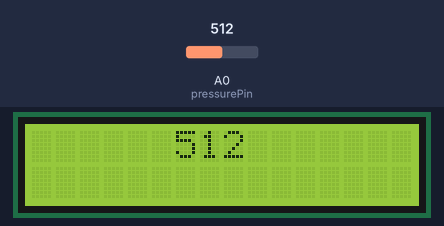
The sketch below on a simulated Arduino Uno, built with avr-gcc and run on an emulated ATmega328P. Parts: 16×2 character LCD. The test bench sets the inputs (shaded band); at power-on: A0 (pressurePin) = 512.

Above: at 1.2 s.
1.3 s: A0 (pressurePin) set to 716
At 2.5 s:
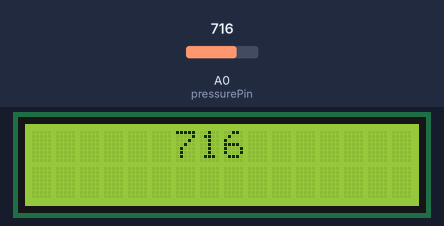
2.9 s: A0 (pressurePin) set to 900
At 4.1 s:
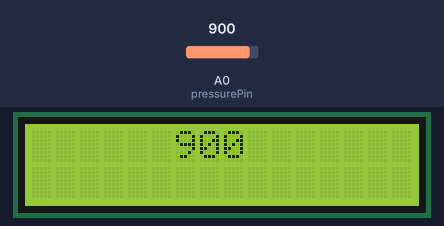
4.4 s: A0 (pressurePin) set to 1023
At 5.6 s:
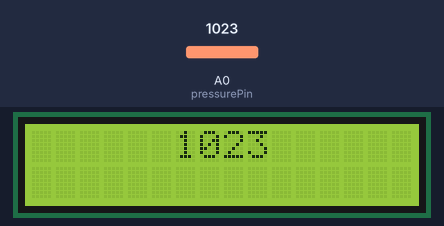
Timing chart, 0 to 7.4 s (numbered marks = the images above; inputs shaded):
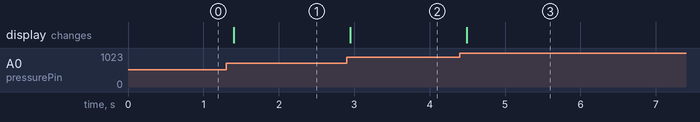

The sketch:

WeightPadDemo.ino
```cpp
#include <LiquidCrystal.h>

// initialize the library with the numbers of the interface pins
LiquidCrystal lcd(12, 11, 5, 4, 3, 2);

int pressurePin = A0;
int force;

void setup() {
lcd.begin(16, 2);
Serial.begin(9600);
}

void loop() {
force = analogRead(pressurePin);

lcd.clear();
lcd.setCursor(6, 0);

lcd.print(force);

delay(100);
}
```

Measured:
- after the input at 1.3 s, the display: changes after 0.10 s (image 1)
- after the input at 2.9 s, the display: changes after 0.05 s (image 2)
- after the input at 4.4 s, the display: changes after 0.09 s (image 3)
